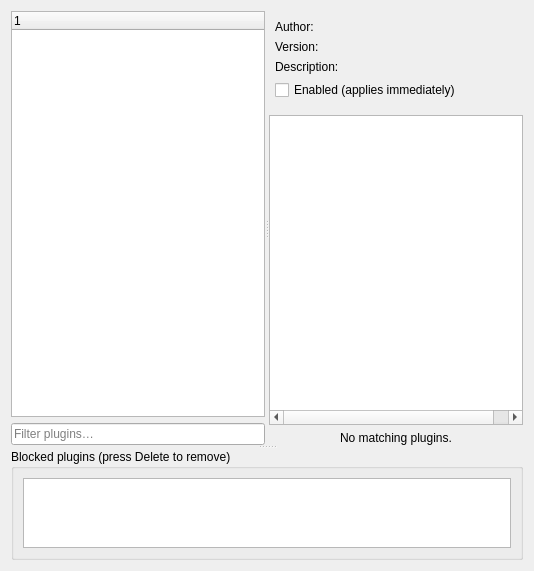
     <widget class="QWidget" name="pluginsTab">
      <attribute name="title">
       <string>Plugins</string>
      </attribute>
      <layout class="QVBoxLayout" name="verticalLayout_9">
       <item>
        <widget class="QSplitter" name="splitter">
         <property name="orientation">
          <enum>Qt::Vertical</enum>
         </property>
         <widget class="QWidget" name="widget" native="true">
          <property name="sizePolicy">
           <sizepolicy hsizetype="Preferred" vsizetype="Preferred">
            <horstretch>0</horstretch>
            <verstretch>4</verstretch>
           </sizepolicy>
          </property>
          <layout class="QHBoxLayout" name="horizontalLayout_6">
           <property name="leftMargin">
            <number>0</number>
           </property>
           <property name="topMargin">
            <number>0</number>
           </property>
           <property name="rightMargin">
            <number>0</number>
           </property>
           <property name="bottomMargin">
            <number>0</number>
           </property>
           <item>
            <widget class="QSplitter" name="splitter_2">
             <property name="sizePolicy">
              <sizepolicy hsizetype="Expanding" vsizetype="Preferred">
               <horstretch>0</horstretch>
               <verstretch>0</verstretch>
              </sizepolicy>
             </property>
             <property name="orientation">
              <enum>Qt::Horizontal</enum>
             </property>
             <widget class="QWidget" name="widget1" native="true">
              <layout class="QVBoxLayout" name="verticalLayout_15">
               <property name="leftMargin">
                <number>0</number>
               </property>
               <property name="topMargin">
                <number>0</number>
               </property>
               <property name="rightMargin">
                <number>0</number>
               </property>
               <property name="bottomMargin">
                <number>0</number>
               </property>
               <item>
                <widget class="QTreeWidget" name="pluginsList">
                 <column>
                  <property name="text">
                   <string notr="true">1</string>
                  </property>
                 </column>
                </widget>
               </item>
               <item>
                <layout class="QHBoxLayout" name="horizontalLayout_4">
                 <item>
                  <widget class="QLineEdit" name="pluginFilterEdit">
                   <property name="placeholderText">
                    <string>Filter plugins…</string>
                   </property>
                  </widget>
                 </item>
                </layout>
               </item>
              </layout>
             </widget>
             <widget class="QWidget" name="pluginWidget" native="true">
              <layout class="QVBoxLayout" name="verticalLayout_7" stretch="0,1,0">
               <property name="leftMargin">
                <number>0</number>
               </property>
               <property name="topMargin">
                <number>0</number>
               </property>
               <property name="rightMargin">
                <number>0</number>
               </property>
               <property name="bottomMargin">
                <number>0</number>
               </property>
               <item>
                <widget class="QWidget" name="pluginDescription" native="true">
                 <layout class="QFormLayout" name="pluginDescriptionLayout">
                  <property name="labelAlignment">
                   <set>Qt::AlignLeading|Qt::AlignLeft|Qt::AlignTop</set>
                  </property>
                  <property name="leftMargin">
                   <number>6</number>
                  </property>
                  <item row="0" column="0">
                   <widget class="QLabel" name="label_13">
                    <property name="text">
                     <string>Author:</string>
                    </property>
                    <property name="alignment">
                     <set>Qt::AlignLeading|Qt::AlignLeft|Qt::AlignTop</set>
                    </property>
                   </widget>
                  </item>
                  <item row="0" column="1">
                   <widget class="QLabel" name="authorLabel">
                    <property name="text">
                     <string/>
                    </property>
                    <property name="alignment">
                     <set>Qt::AlignLeading|Qt::AlignLeft|Qt::AlignTop</set>
                    </property>
                   </widget>
                  </item>
                  <item row="1" column="0">
                   <widget class="QLabel" name="label_15">
                    <property name="text">
                     <string>Version:</string>
                    </property>
                    <property name="alignment">
                     <set>Qt::AlignLeading|Qt::AlignLeft|Qt::AlignTop</set>
                    </property>
                   </widget>
                  </item>
                  <item row="1" column="1">
                   <widget class="QLabel" name="versionLabel">
                    <property name="text">
                     <string/>
                    </property>
                    <property name="alignment">
                     <set>Qt::AlignLeading|Qt::AlignLeft|Qt::AlignTop</set>
                    </property>
                   </widget>
                  </item>
                  <item row="2" column="0">
                   <widget class="QLabel" name="label_14">
                    <property name="text">
                     <string>Description:</string>
                    </property>
                    <property name="alignment">
                     <set>Qt::AlignLeading|Qt::AlignLeft|Qt::AlignTop</set>
                    </property>
                   </widget>
                  </item>
                  <item row="2" column="1">
                   <widget class="QLabel" name="descriptionLabel">
                    <property name="text">
                     <string/>
                    </property>
                    <property name="alignment">
                     <set>Qt::AlignLeading|Qt::AlignLeft|Qt::AlignTop</set>
                    </property>
                    <property name="wordWrap">
                     <bool>true</bool>
                    </property>
                   </widget>
                  </item>
                  <item row="3" column="0">
                   <widget class="QCheckBox" name="enabledCheckbox">
                    <property name="text">
                     <string>Enabled (applies immediately)</string>
                    </property>
                    <property name="toolTip">
                     <string>Enable or disable this plugin immediately. Some plugins require a restart. Cancel does not undo this action.</string>
                    </property>
                   </widget>
                  </item>
                 </layout>
                </widget>
               </item>
               <item>
                <widget class="QTreeWidget" name="pluginSettingsList">
                 <property name="indentation">
                  <number>0</number>
                 </property>
                 <property name="rootIsDecorated">
                  <bool>false</bool>
                 </property>
                 <property name="itemsExpandable">
                  <bool>false</bool>
                 </property>
                 <property name="expandsOnDoubleClick">
                  <bool>false</bool>
                 </property>
                 <attribute name="headerVisible">
                  <bool>false</bool>
                 </attribute>
                 <attribute name="headerDefaultSectionSize">
                  <number>170</number>
                 </attribute>
                 <column>
                  <property name="text">
                   <string>Key</string>
                  </property>
                 </column>
                 <column>
                  <property name="text">
                   <string>Value</string>
                  </property>
                 </column>
                </widget>
               </item>
               <item>
                <widget class="QLabel" name="noPluginLabel">
                 <property name="alignment">
                  <set>Qt::AlignCenter</set>
                 </property>
                 <property name="text">
                  <string>No matching plugins.</string>
                 </property>
                </widget>
               </item>
              </layout>
             </widget>
            </widget>
           </item>
          </layout>
         </widget>
         <widget class="QGroupBox" name="verticalGroupBox">
          <property name="sizePolicy">
           <sizepolicy hsizetype="Preferred" vsizetype="Preferred">
            <horstretch>0</horstretch>
            <verstretch>1</verstretch>
           </sizepolicy>
          </property>
          <layout class="QVBoxLayout" name="verticalLayout_16">
           <item>
            <widget class="QListWidget" name="pluginBlacklist"/>
           </item>
          </layout>
          <property name="title">
           <string>Blocked plugins (press Delete to remove)</string>
          </property>
         </widget>
        </widget>
       </item>
      </layout>
     </widget>
